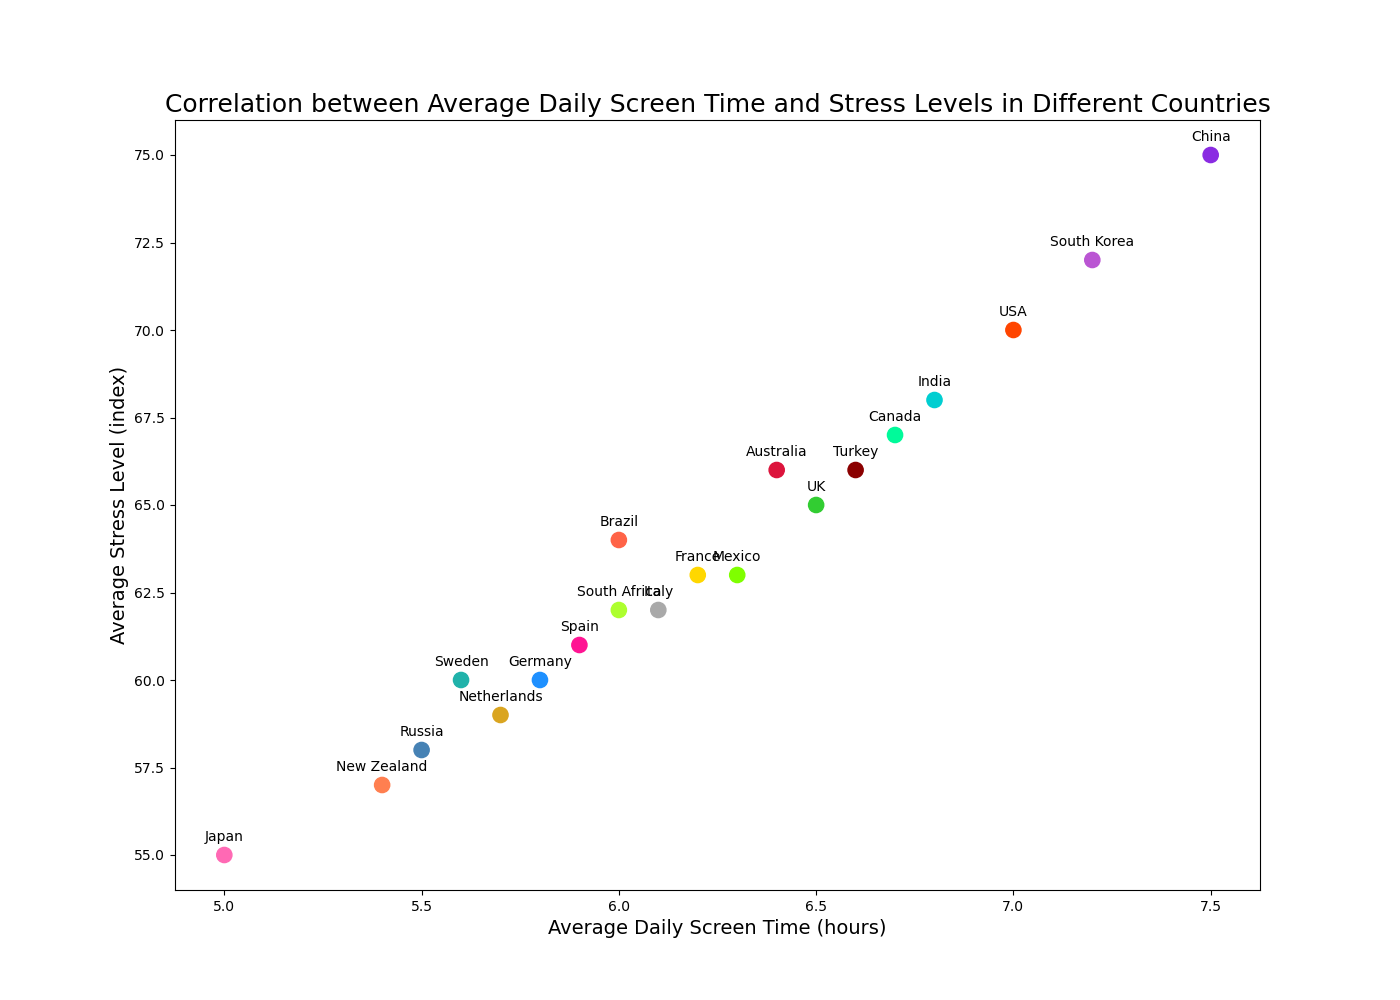

The script that drew this image:

import matplotlib.pyplot as plt

# Data for scatterplot
countries = ["USA", "UK", "Germany", "France", "Japan", "China", 
             "India", "Brazil", "Russia", "Australia", "Canada", 
             "Italy", "Spain", "Mexico", "South Korea", "Netherlands",
             "Turkey", "Sweden", "South Africa", "New Zealand"]
screen_time = [7.0, 6.5, 5.8, 6.2, 5.0, 7.5, 6.8, 6.0, 5.5, 6.4, 
               6.7, 6.1, 5.9, 6.3, 7.2, 5.7, 6.6, 5.6, 6.0, 5.4]
stress_levels = [70, 65, 60, 63, 55, 75, 68, 64, 58, 66, 67, 62, 61, 
                 63, 72, 59, 66, 60, 62, 57]

# Create scatterplot
plt.figure(figsize=(14, 10))
plt.scatter(screen_time, stress_levels, c=[
    '#FF4500','#32CD32','#1E90FF','#FFD700','#FF69B4',
    '#8A2BE2','#00CED1','#FF6347','#4682B4','#DC143C',
    '#00FA9A','#A9A9A9','#FF1493','#7FFF00','#BA55D3',
    '#DAA520','#8B0000','#20B2AA','#ADFF2F','#FF7F50'], s=120)

# Customize plot
plt.title('Correlation between Average Daily Screen Time and Stress Levels in Different Countries', fontsize=18)
plt.xlabel('Average Daily Screen Time (hours)', fontsize=14)
plt.ylabel('Average Stress Level (index)', fontsize=14)

# Annotate data points
for i, country in enumerate(countries):
    plt.annotate(country, (screen_time[i], stress_levels[i]), 
                 textcoords="offset points", xytext=(0,10), ha='center')

# Show plot
plt.show()
